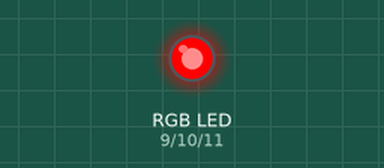
A sketch run on a simulated Arduino Uno, built with avr-gcc and run on an emulated ATmega328P. Parts: an RGB LED mixed from three pins (HIGH = lit).

Above: at 1.0 s.
At 3.0 s:
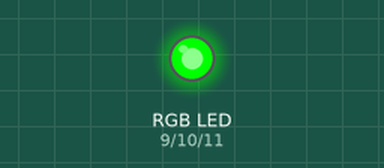
At 5.0 s:
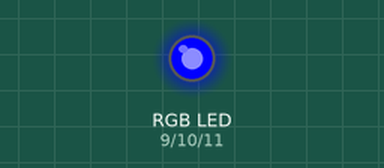
Timing chart, 0 to 7.8 s (numbered marks = the images above):
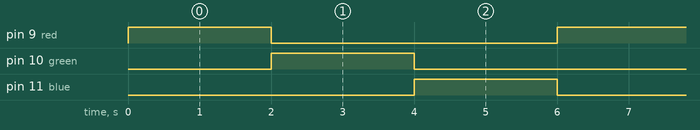

The sketch:

led_rgb_cores.ino
```cpp
//variaveis definindo a porta  x a ser usada

int red = 9;
int green = 10;
int blue = 11;

// funcao setup roda quando a placa for resetada ou ligada

void setup() {
  // indica os pins que sao usados como saida
  pinMode(red, OUTPUT);
  pinMode(green, OUTPUT);
  pinMode(blue, OUTPUT);
}

// the loop function runs over and over again forever
void loop() {
  //sequencia de teste, mostrando cores uma por uma

  digitalWrite (red, HIGH);
  delay(2000);
  digitalWrite (red, LOW);
  digitalWrite (green,HIGH);
  delay(2000);
  digitalWrite (red, LOW);
  digitalWrite (green,LOW);
  digitalWrite (blue,HIGH);
  delay(2000);
  digitalWrite (blue,LOW);

}
```

Measured:
- by itself, pin 9 (red), pin 10 (green), pin 11 (blue): alternates HIGH for 2.0 s and LOW for 4.0 s
- by itself, everything shown: repeats every 6.0 s, in 4 steps
